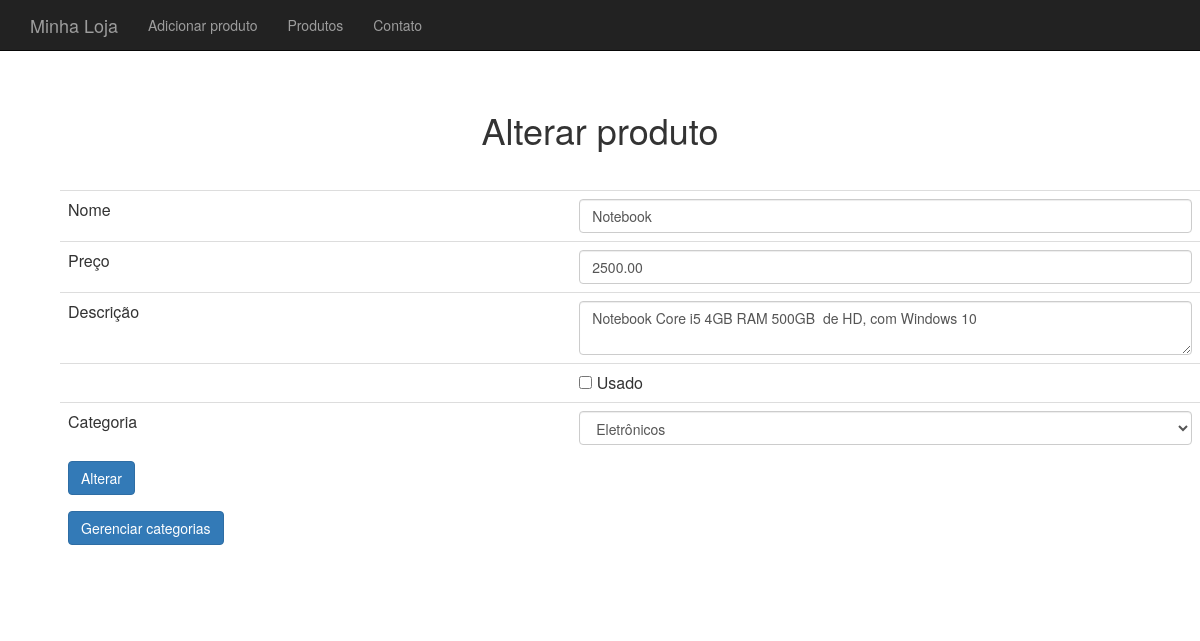
/altera-produto-formulario.php?id=17 (signed in), run on the app's committed database.
### tables this page shows
CREATE TABLE `produtos` (
  `id` int(11) NOT NULL,
  `nome` varchar(255) DEFAULT NULL,
  `preco` decimal(10,2) DEFAULT NULL,
  `descricao` mediumtext,
  `categoria_id` int(11) DEFAULT NULL,
  `usado` tinyint(1) DEFAULT '0'
);

### banco-produto.php (called while the page is built, shortened)
<?php
require_once("class/Produto.php");
require_once("class/Categoria.php");
function buscaProduto($conexao, $id) {
	$query = "select * from produtos where id = {$id}";
	$resultado = mysqli_query($conexao, $query);
	$produto_buscado = mysqli_fetch_assoc($resultado);
	$categoria = new Categoria();
	$categoria->setId($produto_buscado['categoria_id']);
	$nome = $produto_buscado['nome'];
	$descricao = $produto_buscado['descricao'];
	$preco = $produto_buscado['preco'];
	$usado = $produto_buscado['usado'];
	$produto = new Produto($nome, $preco, $descricao, $categoria, $usado);
	$produto->setId($produto_buscado['id']);
	return $produto;
}

### class/Produto.php (called while the page is built, shortened)
<?php
class Produto {
	private $nome;
	private $descricao;
	private $categoria;
	private $usado;
	private $preco;
	function __construct($nome, $preco, $descricao, Categoria $categoria, $usado) {
		$this->nome = $nome;
		$this->preco = $preco;
		$this->descricao = $descricao;
		$this->categoria = $categoria;
		$this->usado = $usado;
	}
	public function getPreco() {
		return $this->preco;
	}
	public function getNome() {
		return $this->nome;
	}
	public function getDescricao() {
		return $this->descricao;
	}
	public function isUsado() {
		return $this->usado;
	}
	public function setUsado($usado) {
			$this->usado = $usado;
	}
	public function getCategoria() {
		return $this->categoria;
	}
}
 ?>

### banco-categoria.php (called while the page is built, shortened)
<?php
require_once("class/Categoria.php");
function listaCategorias($conexao) {
	$categorias = array();
	$resultado = mysqli_query($conexao, "select * from categorias");
	while($categoria_array = mysqli_fetch_assoc($resultado)) {
		$categoria = new Categoria();
		$categoria->setId ($categoria_array['id']);
		$categoria->setNome ($categoria_array['nome']);
		array_push($categorias, $categoria);
	}
	return $categorias;
}

### class/Categoria.php (called while the page is built)
<?php
class Categoria {
	private $id;
	private $nome;
	public function getId() {
		return $this->id;
	}
	public function setId($id) {
		$this->id = $id;
	}
	public function getNome() {
		return $this->nome;
	}
	public function setNome($nome) {
		$this->nome = $nome;
	}
}
?>

### produto-formulario-base.php (the view, shortened to what this page needs)
<tr>
    <td>Nome</td>
    <td>
        <input class="form-control" type="text" name="nome"
            value="<?=$produto->getNome()?>">
    </td>
</tr>
<tr>
    <td>Preço</td>
    <td>
        <input class="form-control" type="number" step="0.01" name="preco"
            value="<?=$produto->getPreco()?>">
    </td>
</tr>
<tr>
    <td>Descrição</td>
    <td>
        <textarea class="form-control" name="descricao"><?=$produto->getDescricao()?></textarea>
    </td>
</tr>
<tr>
    <td></td>
    <td><input type="checkbox" name="usado" <?=$produto->isUsado()?> value="true"> Usado
</tr>
<tr>
    <td>Categoria</td>
    <td>
        <select name="categoria_id" class="form-control">
            <?php
            foreach($categorias as $categoria) :
                $essaEhACategoria = $produto->getCategoria()->getId() == $categoria->getId();
                $selecao = $essaEhACategoria ? "selected='selected'" : "";
            ?>
                <option value="<?=$categoria->getId()?>" <?=$selecao?>>
                    <?=$categoria->getNome()?>
                </option>
            <?php
            endforeach
            ?>
        </select>
    </td>
</tr>

### css/loja.css (style rules this page uses)
body { padding-top: 50px; }

### data on the page
produtos: nome "Notebook", preco "2500.00", descricao "Notebook Core i5 4GB RAM 500GB de HD, com Windows 10"

### other printed values
form field categoria_id "Eletrônicos"
